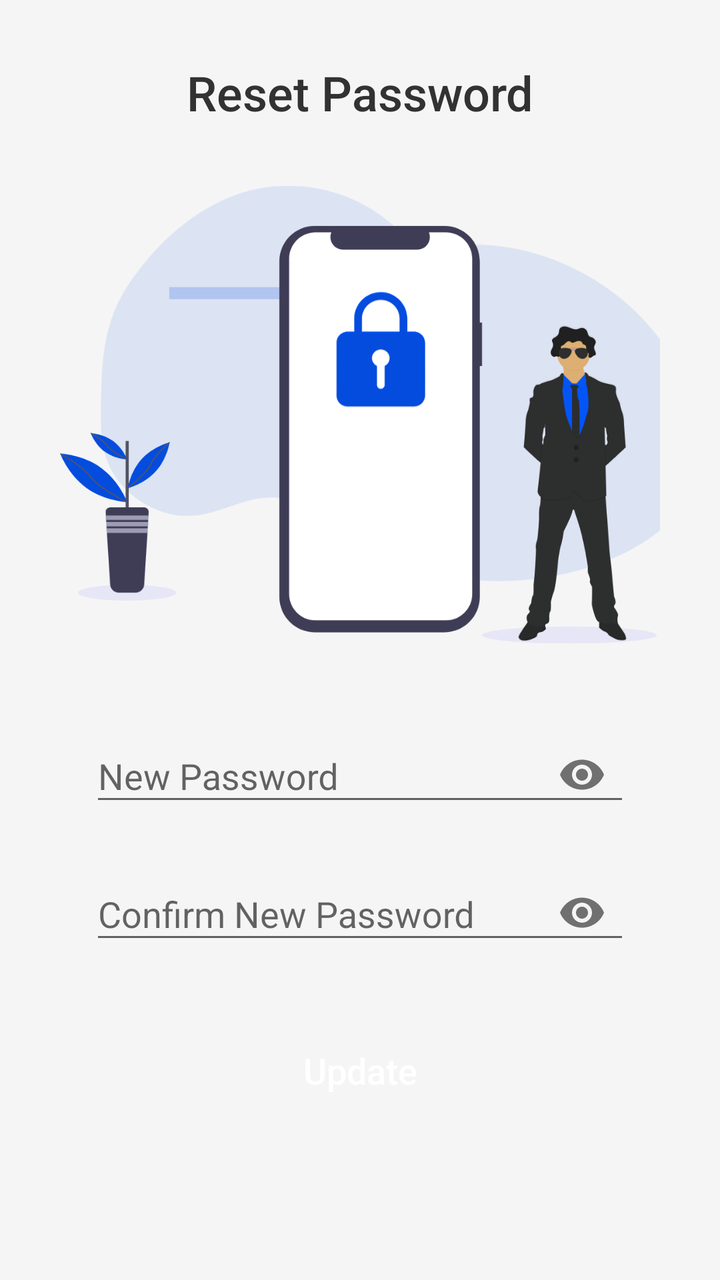
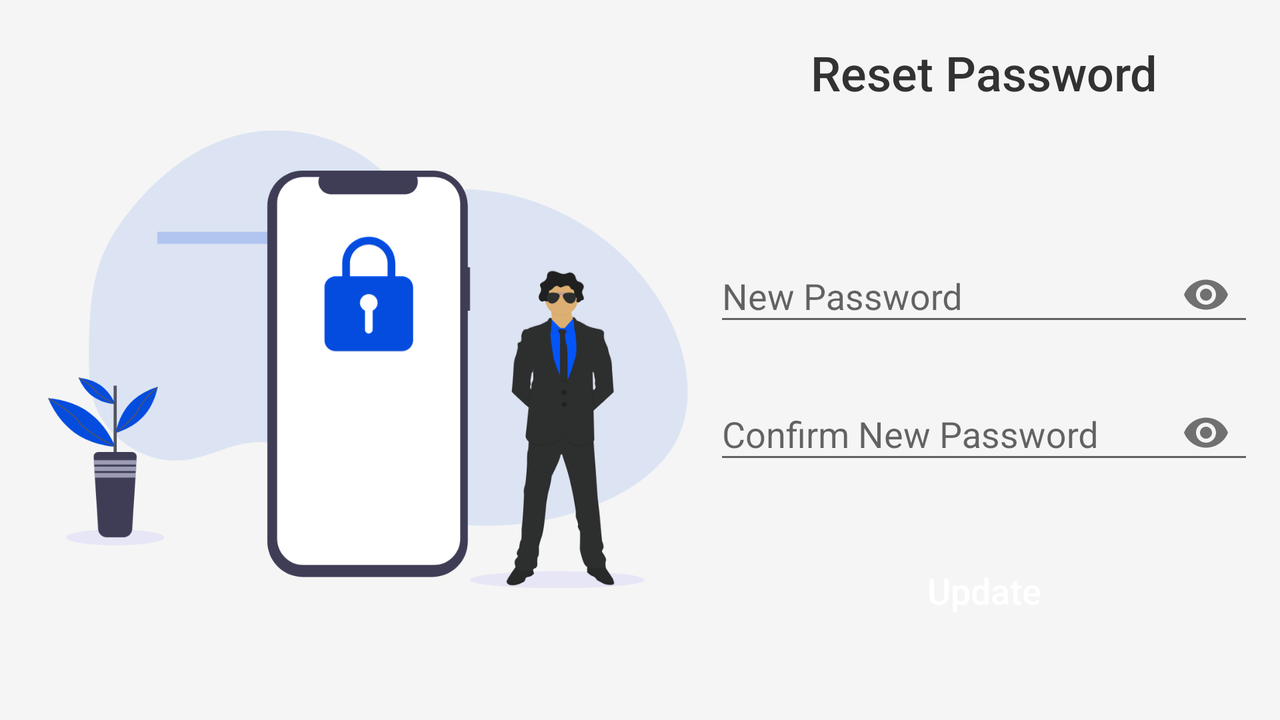

An Android layout and its configuration variant, each rendered on a device that would load it. The default file and the variant file are quoted in full after the pictures.
<!-- AndroidManifest.xml: application theme AppTheme -->
<!-- res/layout/activity_forget_password3.xml -->
<?xml version="1.0" encoding="utf-8"?>
<androidx.constraintlayout.widget.ConstraintLayout xmlns:android="http://schemas.android.com/apk/res/android"
    xmlns:app="http://schemas.android.com/apk/res-auto"
    xmlns:tools="http://schemas.android.com/tools"
    android:layout_width="match_parent"
    android:layout_height="match_parent"
    android:background="@color/lightWhite"
    tools:context="dev.dileepabandara.railwayguider.Common.ForgetPassword3">

    <ProgressBar
        android:id="@+id/progressBarResetPass"
        style="?android:attr/progressBarStyle"
        android:layout_width="40dp"
        android:layout_height="40dp"
        android:visibility="invisible"
        android:layout_gravity="center_horizontal"
        android:layout_marginTop="20dp"
        android:layout_marginEnd="20dp"
        app:layout_constraintEnd_toEndOf="parent"
        app:layout_constraintTop_toTopOf="parent" />

    <TextView
        android:id="@+id/text1"
        android:layout_width="wrap_content"
        android:layout_height="wrap_content"
        android:layout_marginTop="30dp"
        android:fontFamily="sans-serif-medium"
        android:text="Reset Password"
        android:textColor="@color/font_colorDark"
        android:textSize="24sp"
        android:transitionName="text1"
        app:layout_constraintEnd_toEndOf="parent"
        app:layout_constraintStart_toStartOf="parent"
        app:layout_constraintTop_toTopOf="parent" />

    <LinearLayout
        android:id="@+id/linearLayout25"
        android:layout_width="300dp"
        android:layout_marginTop="20dp"
        android:layout_height="wrap_content"
        android:orientation="vertical"
        app:layout_constraintEnd_toEndOf="parent"
        app:layout_constraintStart_toStartOf="parent"
        app:layout_constraintTop_toBottomOf="@+id/text1">

        <ImageView
            android:layout_width="320dp"
            android:layout_height="250dp"
            android:layout_marginBottom="20dp"
            android:src="@drawable/activity_reset_password"/>

        <com.google.android.material.textfield.TextInputLayout
            android:id="@+id/newPass1"
            android:layout_width="match_parent"
            android:layout_height="wrap_content"
            android:layout_gravity="center"
            android:gravity="center"
            android:hint="New Password"
            app:passwordToggleEnabled="true"
            android:paddingStart="15dp"
            android:paddingEnd="15dp">

            <com.google.android.material.textfield.TextInputEditText
                android:layout_width="match_parent"
                android:layout_height="wrap_content"
                android:inputType="textPassword"
                android:textSize="18sp" />

        </com.google.android.material.textfield.TextInputLayout>

        <com.google.android.material.textfield.TextInputLayout
            android:id="@+id/newPass2"
            android:layout_width="match_parent"
            android:layout_height="wrap_content"
            android:layout_gravity="center"
            android:gravity="center"
            android:layout_marginTop="10dp"
            app:passwordToggleEnabled="true"
            android:hint="Confirm New Password"
            android:paddingStart="15dp"
            android:paddingEnd="15dp">

            <com.google.android.material.textfield.TextInputEditText
                android:layout_width="match_parent"
                android:layout_height="wrap_content"
                android:inputType="textPassword"
                android:textSize="18sp"
                android:transitionName="txt_mobile" />

        </com.google.android.material.textfield.TextInputLayout>

        <Button
            android:id="@+id/btnUpdatePass"
            android:layout_width="270dp"
            android:layout_height="50dp"
            android:layout_marginTop="30dp"
            android:layout_gravity="center"
            android:background="@drawable/design_button"
            android:fontFamily="sans-serif-medium"
            android:gravity="center"
            android:text="Update"
            android:textAllCaps="false"
            android:textColor="@color/white"
            android:textSize="18sp"/>

    </LinearLayout>

</androidx.constraintlayout.widget.ConstraintLayout>
<!-- resources referenced by this layout -->
<resources>
  <color name="font_colorDark">#323232</color>
  <color name="lightWhite">#f5f5f5</color>
  <color name="white">#fff</color>
  <!-- drawable activity_reset_password: png bitmap (drawable, 104518 bytes) -->
  <style name="AppTheme" parent="Theme.AppCompat.Light.NoActionBar">
          
          <item name="colorPrimary">@color/colorPrimary</item>
          <item name="colorPrimaryDark">@color/colorPrimaryDark</item>
          <item name="colorAccent">@color/colorAccent</item>
          
          
  
          
          <item name="android:windowContentTransitions">true</item>
      </style>
  <color name="colorPrimary">#0455F7</color>
  <color name="colorPrimaryDark">#0455F7</color>
  <color name="colorAccent">#0455F7</color>
</resources>
<!-- res/layout-land/activity_forget_password3.xml (the repository's variant of the layout above) -->
<!-- drawn on the phone turned sideways -->
<?xml version="1.0" encoding="utf-8"?>
<androidx.constraintlayout.widget.ConstraintLayout xmlns:android="http://schemas.android.com/apk/res/android"
    xmlns:app="http://schemas.android.com/apk/res-auto"
    xmlns:tools="http://schemas.android.com/tools"
    android:layout_width="match_parent"
    android:layout_height="match_parent"
    android:background="@color/lightWhite"
    tools:context="dev.dileepabandara.railwayguider.Common.ForgetPassword3">

    <ProgressBar
        android:id="@+id/progressBarResetPass"
        style="?android:attr/progressBarStyle"
        android:layout_width="40dp"
        android:layout_height="40dp"
        android:visibility="invisible"
        android:layout_gravity="center_horizontal"
        android:layout_marginTop="20dp"
        android:layout_marginEnd="20dp"
        app:layout_constraintEnd_toEndOf="parent"
        app:layout_constraintTop_toTopOf="parent" />

    <TextView
        android:id="@+id/text1"
        android:layout_width="wrap_content"
        android:layout_height="wrap_content"
        android:layout_marginTop="20dp"
        android:fontFamily="sans-serif-medium"
        android:text="Reset Password"
        android:textColor="@color/font_colorDark"
        android:textSize="24sp"
        android:transitionName="text1"
        app:layout_constraintEnd_toEndOf="parent"
        app:layout_constraintStart_toEndOf="@+id/imageView18"
        app:layout_constraintTop_toTopOf="parent" />

    <LinearLayout
        android:id="@+id/linearLayout25"
        android:layout_width="300dp"
        android:layout_height="wrap_content"
        android:layout_marginTop="20dp"
        android:orientation="vertical"
        app:layout_constraintBottom_toBottomOf="parent"
        app:layout_constraintEnd_toEndOf="parent"
        app:layout_constraintStart_toEndOf="@+id/imageView18"
        app:layout_constraintTop_toBottomOf="@+id/text1">

        <com.google.android.material.textfield.TextInputLayout
            android:id="@+id/newPass1"
            android:layout_width="match_parent"
            android:layout_height="wrap_content"
            android:layout_gravity="center"
            android:gravity="center"
            android:hint="New Password"
            android:paddingStart="15dp"
            android:paddingEnd="15dp"
            app:passwordToggleEnabled="true">

            <com.google.android.material.textfield.TextInputEditText
                android:layout_width="match_parent"
                android:layout_height="wrap_content"
                android:inputType="textPassword"
                android:textSize="18sp" />

        </com.google.android.material.textfield.TextInputLayout>

        <com.google.android.material.textfield.TextInputLayout
            android:id="@+id/newPass2"
            android:layout_width="match_parent"
            android:layout_height="wrap_content"
            android:layout_gravity="center"
            android:layout_marginTop="10dp"
            android:gravity="center"
            android:hint="Confirm New Password"
            android:paddingStart="15dp"
            android:paddingEnd="15dp"
            app:passwordToggleEnabled="true">

            <com.google.android.material.textfield.TextInputEditText
                android:layout_width="match_parent"
                android:layout_height="wrap_content"
                android:inputType="textPassword"
                android:textSize="18sp"
                android:transitionName="txt_mobile" />

        </com.google.android.material.textfield.TextInputLayout>

        <Button
            android:id="@+id/btnUpdatePass"
            android:layout_width="270dp"
            android:layout_height="50dp"
            android:layout_gravity="center"
            android:layout_marginTop="30dp"
            android:background="@drawable/design_button"
            android:fontFamily="sans-serif-medium"
            android:gravity="center"
            android:text="Update"
            android:textAllCaps="false"
            android:textColor="@color/white"
            android:textSize="18sp" />

    </LinearLayout>

    <ImageView
        android:id="@+id/imageView18"
        android:layout_width="320dp"
        android:layout_height="250dp"
        android:layout_marginStart="24dp"
        android:src="@drawable/activity_reset_password"
        app:layout_constraintBottom_toBottomOf="parent"
        app:layout_constraintStart_toStartOf="parent"
        app:layout_constraintTop_toTopOf="parent"
        app:layout_constraintVertical_bias="0.496" />

</androidx.constraintlayout.widget.ConstraintLayout>
